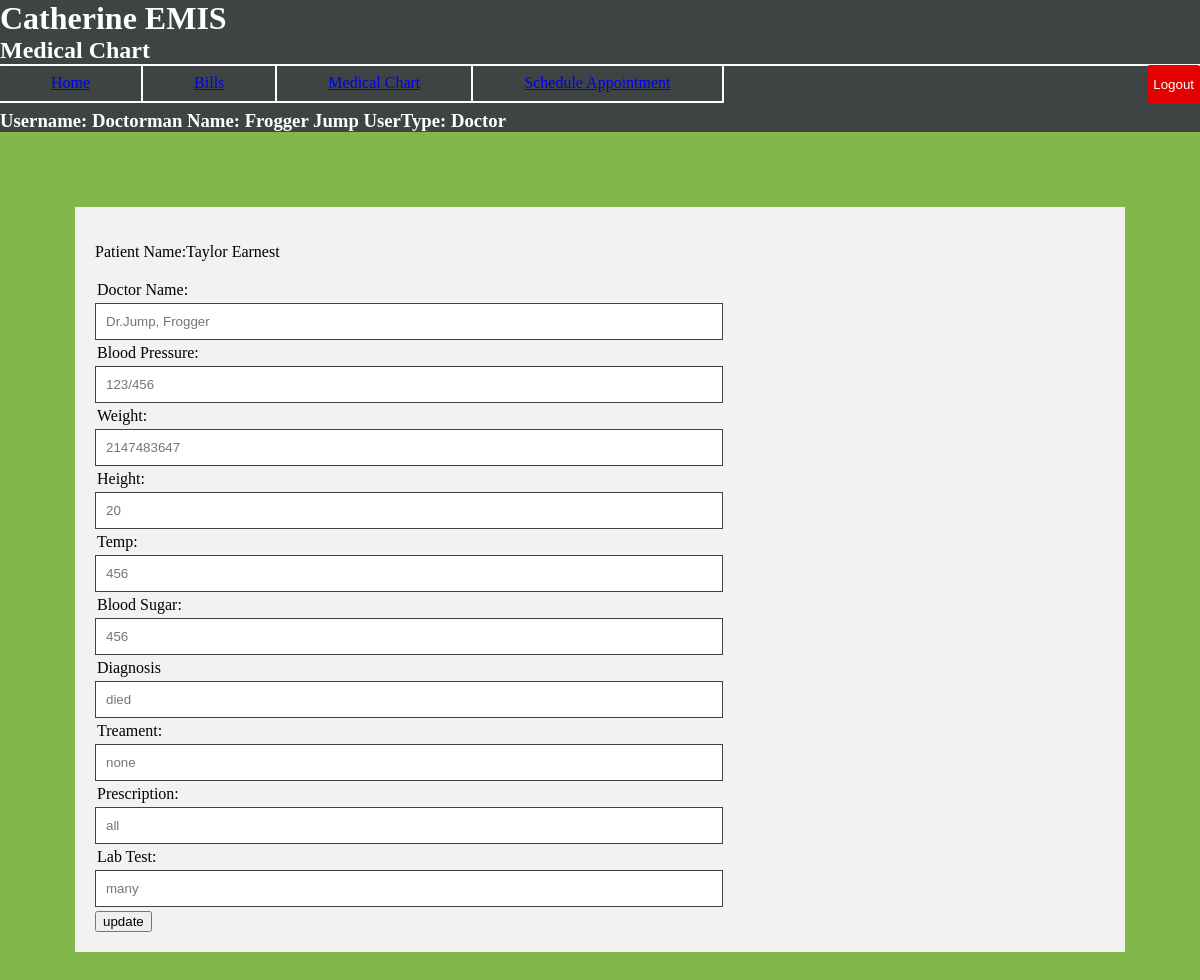
The page /MedicalInfo.php?patient=asdf on the database its author committed.
### tables this page shows
CREATE TABLE IF NOT EXISTS `User` (
  `id` int(11) NOT NULL AUTO_INCREMENT,
  `first` varchar(100) NOT NULL,
  `last` varchar(100) NOT NULL,
  `username` varchar(100) NOT NULL,
  `password` varchar(100) NOT NULL,
  `type` varchar(2) NOT NULL,
  PRIMARY KEY (`id`)
);

CREATE TABLE `MedicalChart` (
  `id` int(11) NOT NULL,
  `person_id` int(11) NOT NULL,
  `doctor_id` int(11) NOT NULL,
  `vitals_date` varchar(11) NOT NULL,
  `blood_press` varchar(8) NOT NULL,
  `weight` int(11) NOT NULL,
  `height` int(11) NOT NULL,
  `temp` int(11) NOT NULL,
  `blood_sugar` int(11) NOT NULL,
  `diagnosis` varchar(1000) NOT NULL,
  `treatment` varchar(1000) NOT NULL,
  `prescription` varchar(1000) NOT NULL,
  `lab_test` varchar(1000) NOT NULL
);

### MedicalInfo.php (the view, shortened to what this page needs)
<!DOCTYPE html>
<html lang="en">
<?php
$mysqli = mysqli_connect("localhost", "root", "password", "CatherineEMIS");
if($_SESSION["update"] == false) {
    $patient = null;
}
if(!empty($_GET["patient"])){
    $patient = $_SESSION["patient"];
}
?>
<head>
</head>
<body>
    <h1>Catherine EMIS</h1>
    <h2>Medical Chart</h2>
    <ul class="buttons_bar">
        <li class="buttons_in_bar"><a href="/CatherineEMIS/homepage.html">Home</a></li>
        <li class="buttons_in_bar"><a href="/CatherineEMIS/bills.html">Bills</a></li>
        <li class="buttons_in_bar"><a href="/CatherineEMIS/MedicalChart.html">Medical Chart</a></li>
        <li class="buttons_in_bar"><a href="/CatherineEMIS/scheduleAppointment.html">
                Schedule Appointment
        </a></li>
    <button type="submit" class="logout_button out" value="Logout">Logout</button>
    </ul>
<?php
    $CurrUser = $_SESSION["username"];
    $personID = $mysqli->query("SELECT id FROM User WHERE username = '$CurrUser'")->fetch_object()->id;
    $firstName = $mysqli->query("SELECT first FROM User WHERE username = '$CurrUser'")->fetch_object()->first;
    $lastName = $mysqli->query("SELECT last FROM User WHERE username = '$CurrUser'")->fetch_object()->last;
    $userType = $mysqli->query("SELECT type FROM User WHERE username = '$CurrUser'")->fetch_object()->type;
    if($userType == 'U') {
        $type = "Patient";
        $searchMedRec = $mysqli->query("SELECT * FROM MedicalChart WHERE person_id = '$personID'");
        $medChart = $searchMedRec->fetch_object();
        $doctorID = $medChart->doctor_id;
        $doctorFirst = $mysqli->query("SELECT first FROM User WHERE id = '$doctorID'")->fetch_object()->first;
        $doctorLast = $mysqli->query("SELECT last FROM User WHERE id = '$doctorID'")->fetch_object()->last;
        echo "<h3><br></br>Username: $CurrUser Name: $firstName $lastName UserType: $type</h3>";
        echo "<div class =\"container\">
            <h3>Your Medical Chart:</h3>
            <p> Doctor: Dr. $doctorFirst, $doctorLast </p>
            <p> Blood Pressure:  $medChart->blood_press </p>
            <p>Last Vitals Date: $medChart->vitals_date</p>
            <p> Weight: $medChart->weight </p>
            <p> Height: $medChart->height </p>
            <p> Temp: $medChart->temp</p>
            <p> Blood Sugar: $medChart->blood_sugar</p>
            <p> Diagnosis: $medChart->diagnosis</p>
            <p> Prescription: $medChart->treatment</p>
            <p> Diagnosis: $medChart->prescription</p>
            <p> Diagnosis: $medChart->lab_test</p>
        </div>";
    } elseif(!(is_null($patient)) && (($userType == 'D') || ($userType == 'N'))){
        if($userType=='N'){
            $type = "Nurse";
        } else {
            $type = "Doctor";
        }
        echo "<h3><br></br>Username: $CurrUser Name: $firstName $lastName UserType: $type</h3>";
        $patient = $_SESSION["patient"];
        $patientID = $mysqli->query("SELECT id FROM User WHERE username = '$patient'")->fetch_object()->id;
        $pfirstName = $mysqli->query("SELECT first FROM User WHERE username = '$patient'")->fetch_object()->first;
        $plastName = $mysqli->query("SELECT last FROM User WHERE username = '$patient'")->fetch_object()->last;
        $searchMedRec = $mysqli->query("SELECT * FROM MedicalChart WHERE person_id = '$patientID'");
        $medChart = $searchMedRec->fetch_object();
        $doctorID = $medChart->doctor_id;
        $doctorFirst = $mysqli->query("SELECT first FROM User WHERE id = '$doctorID'")->fetch_object()->first;
        $doctorLast = $mysqli->query("SELECT last FROM User WHERE id = '$doctorID'")->fetch_object()->last;
        echo "<div class=\"container\">
                    <form action =\"\" method=\"GET\">
                      <p>Patient Name:$pfirstName $plastName</p>
                        <div class =\"div_small_separator\"></div>
                        <label for=\"DoctorName\">Doctor Name:</label>
                        <div class =\"div_small_separator\"></div>
                        <input type =\"text\" id =\"DoctorName\" name =\"DoctorName\"
                                placeholder= \"Dr.$doctorLast, $doctorFirst\">
                        <div class =\"div_small_separator\"></div>
                        <label for=\"BloodPress\">Blood Pressure:</label>
                        <div class =\"div_small_separator\"></div>
                        <input type =\"text\" id =\"BloodPress\" name =\"BloodPress\"
                                placeholder= \"$medChart->blood_press\">
                        <div class =\"div_small_separator\"></div>
                        <label for=\"Weight\">Weight:</label>
                        <div class =\"div_small_separator\"></div>
                        <input type =\"text\" id =\"Weight\" name =\"Weight\"
                                placeholder= \"$medChart->weight\">
                        <div class =\"div_small_separator\"></div>
                        <label for=\"Height\">Height:</label>
                        <div class =\"div_small_separator\"></div>
                        <input type =\"text\" id =\"Height\" name =\"Height\"
                                placeholder= \"$medChart->height\">
                        <div class =\"div_small_separator\"></div>
                        <label for=\"Temp\">Temp:</label>
                        <div class =\"div_small_separator\"></div>
                        <input type =\"text\" id =\"Temp\" name =\"Temp\"
                                placeholder= \"$medChart->temp\">
                        <div class =\"div_small_separator\"></div>
                        <label for=\"BloodSugar\">Blood Sugar:</label>
                        <div class =\"div_small_separator\"></div>
                        <input type =\"text\" id =\"BloodSugar\" name =\"BloodSugar\"
                                placeholder= \"$medChart->blood_sugar\">";
        if($userType == 'D'){
            echo "
                        <div class =\"div_small_separator\"></div>
                        <label for=\"Diagnosis\">Diagnosis</label>
                        <div class =\"div_small_separator\"></div>
                        <input type =\"text\" id =\"Diagnosis\" name =\"Diagnosis\"
                                placeholder= \"$medChart->diagnosis\">
                        <div class =\"div_small_separator\"></div>
                        <label for=\"Treatment\">Treament:</label>
                        <div class =\"div_small_separator\"></div>
                        <input type =\"text\" id =\"Treatment\" name =\"Treatment\"
                                placeholder= \"$medChart->treatment\">
                        <div class =\"div_small_separator\"></div>
                        <label for=\"Prescription\">Prescription:</label>
                        <div class =\"div_small_separator\"></div>
                        <input type =\"text\" id =\"Prescription\" name =\"Prescription\"
                                placeholder= \"$medChart->prescription\">
                        <div class =\"div_small_separator\"></div>
                        <label for=\"LabTest\">Lab Test:</label>
                        <div class =\"div_small_separator\"></div>
                        <input type =\"text\" id =\"LabTest\" name=\"LabTest\"
                                placeholder= \"$medChart->lab_test\">
                        <div class =\"div_small_separator\"></div>
                        <input type=\"hidden\" name = \"patient\" value = $patient>
                        <input type =\"submit\" value =\"update\"/>";
                        } else {
            echo "  <p>Diagnosis:$mecChart->diagnosis</p>
                    <p>Treatment:$medChart->treatment</p>
                    <p>Prescription:$medChart->prescription</p>
                    <p>Lab Test:$medChart->lab_test</p>
                ";
        }
              echo"
                    </form>
                </div>";
    }
?>
</body>
</html>

### MedicalInfo.php (style rules this page uses)
body { margin: 0; padding: 0; background-color: #82b74b; }
h1 { margin: 0; background-color: #3e4444; color: white; font-family: "Trebuchet MS"; text-align: left; }
h2 { margin: 0; background-color: #3e4444; color: white; font-family: "Trebuchet MS"; text-align: left; }
h3 { margin: 0; background-color: #3e4444; color: white; font-family: "Trebuchet MS"; text-align: left; }
input[type=text] { width: 60%; padding: 10px; resize: vertical; border: 1px solid #3e4444; font-size-adjust: inherit; }
label { padding: 2px; }
.logout_button { background-color: #e20000; color: white; border: medium none; border-radius: 3px; font-size-adjust: inherit; }
.out { text-align: center; float: right; height: 38px; }
.buttons_bar { list-style-type: none; margin: 0; padding: 0; width: 100%; background-color: #3e4444; border-radius: 5px; border-bottom: solid #ffffff 1px; }
.buttons_in_bar { display: inline-block; padding: 9px 51px; border-right: 2px solid #ffffff; border-bottom: 2px solid #ffffff; text-align: center; font-weight: normal; float: left; color: white; }
.container { background-color: #f2f2f2; margin: 75px; padding: 20px; }
.div_small_separator { padding: 2px; }

### rows shown on the page
user: first "Frogger", last "Jump", type "Doctor"
user: first "Taylor", last "Earnest"
medicalchart: DoctorName "Dr.Jump, Frogger", BloodPress "123/456", Weight "2147483647", Height "20", Temp "456", BloodSugar "456", Diagnosis "died", Treatment "none", Prescription "all", LabTest "many"

### other values the page prints
$CurrUser "Doctorman"
